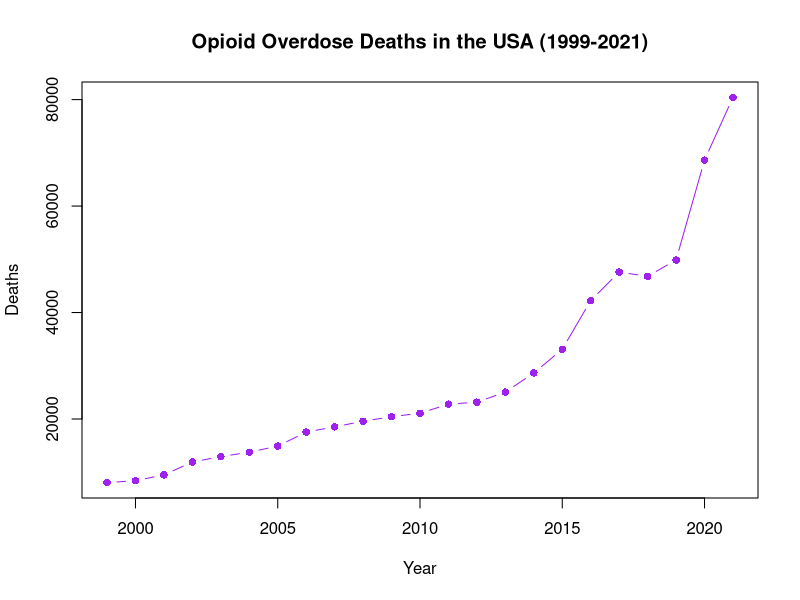

R code for this plot:
## ---- chunk 1
knitr::opts_chunk$set(echo = TRUE)
## ---- chunk 2
library(tidyr)
library(readr)
data <- read_csv("raw_data.csv")
data <- separate(data, raw_data, into = c("Location", "1999__Opioid Overdose Deaths", "2000__Opioid Overdose Deaths", "2001__Opioid Overdose Deaths", "2002__Opioid Overdose Deaths", "2003__Opioid Overdose Deaths", "2004__Opioid Overdose Deaths", "2005__Opioid Overdose Deaths", "2006__Opioid Overdose Deaths", "2007__Opioid Overdose Deaths", "2008__Opioid Overdose Deaths", "2009__Opioid Overdose Deaths", "2010__Opioid Overdose Deaths", "2011__Opioid Overdose Deaths", "2012__Opioid Overdose Deaths", "2013__Opioid Overdose Deaths", "2014__Opioid Overdose Deaths", "2015__Opioid Overdose Deaths", "2016__Opioid Overdose Deaths", "2017__Opioid Overdose Deaths", "2018__Opioid Overdose Deaths", "2019__Opioid Overdose Deaths", "2020__Opioid Overdose Deaths", "2021__Opioid Overdose Deaths"), sep = ",")


data <- data[-c(54:64), ]
data[, 2:24] <- lapply(data[, 2:24], as.character)

# Replace values for Wyoming
data[53, 2:24] <- list("NSD", "10", "NSD", "17", "NSD", "12", "10", "14", "25", "40", "32", "47", "43", "45", "48", "54", "46", "50", "47", "40", "47", "60", "71")
data[, 2:24] <- lapply(data[, 2:24], function(x) ifelse(x == "NSD", NA, as.numeric(x)))
data <- data[-1, ]

row_index <- 1
data[row_index, ] <- ifelse(is.na(data[row_index, ]), c(68630, 80411), data[row_index, ])


## ---- chunk 3
numeric_data <- data[, sapply(data, is.numeric)]
row_averages <- rowMeans(numeric_data, na.rm = TRUE)
result <- data.frame(State = data$Location, AverageValue = row_averages)

result <- result[order(-result$AverageValue),]

print(result)

row_averages <- row_averages[-1]

## ---- chunk 4
# Assuming 'usa_data' is your vector of opioid overdose deaths
usa_data <- as.numeric(data[1, -1]) 

years <- seq(1999, 2021)

# Plotting the trend graph
plot(years, usa_data, type = "b", main = "Opioid Overdose Deaths in the USA (1999-2021)", xlab = "Year", ylab = "Deaths", col = "purple", pch = 16)

